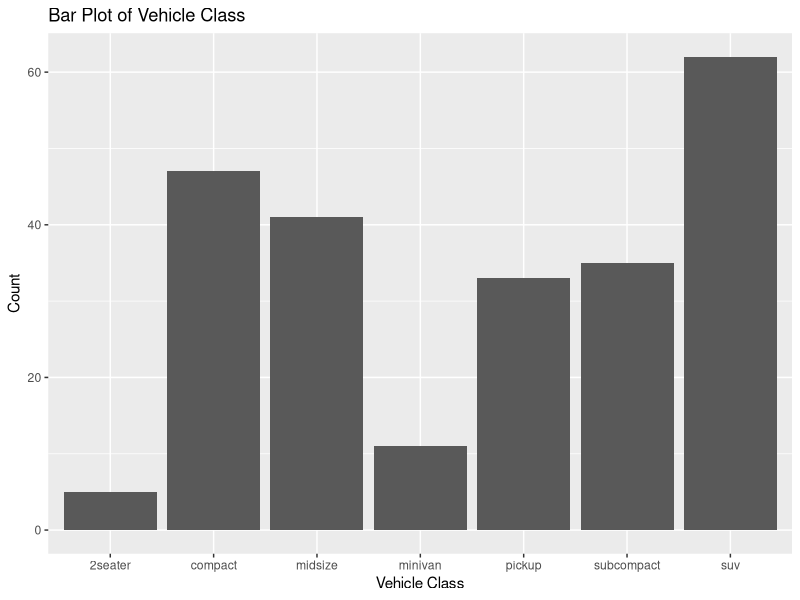
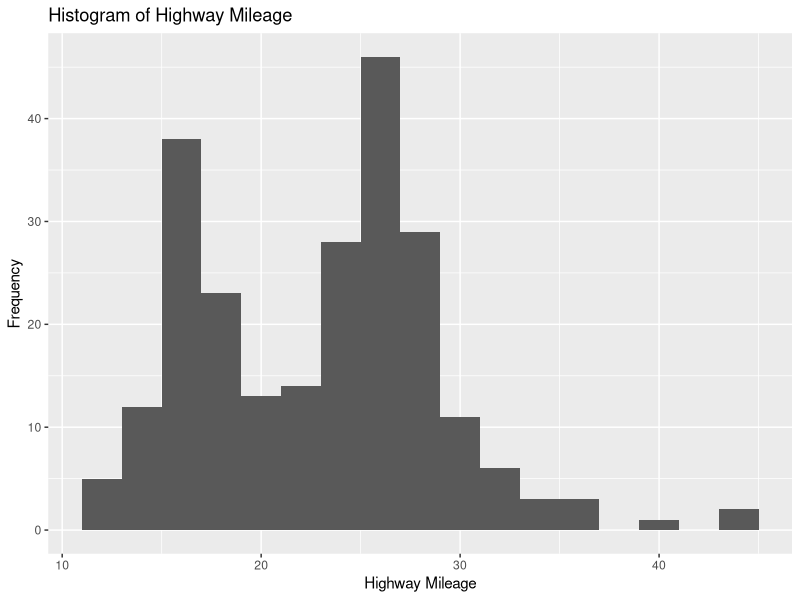
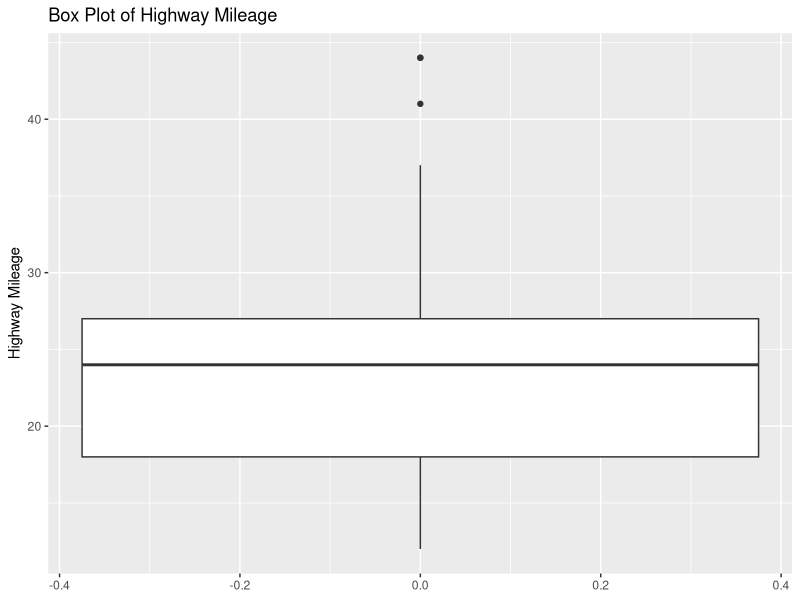
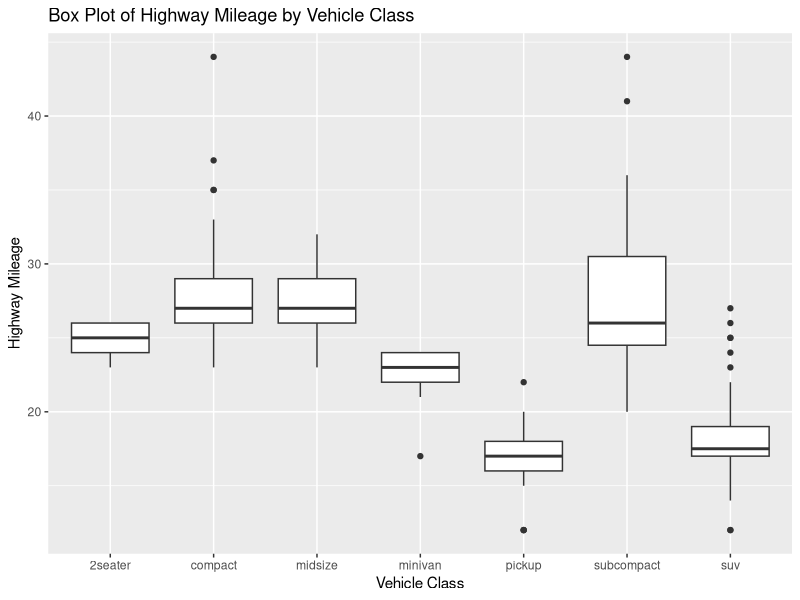
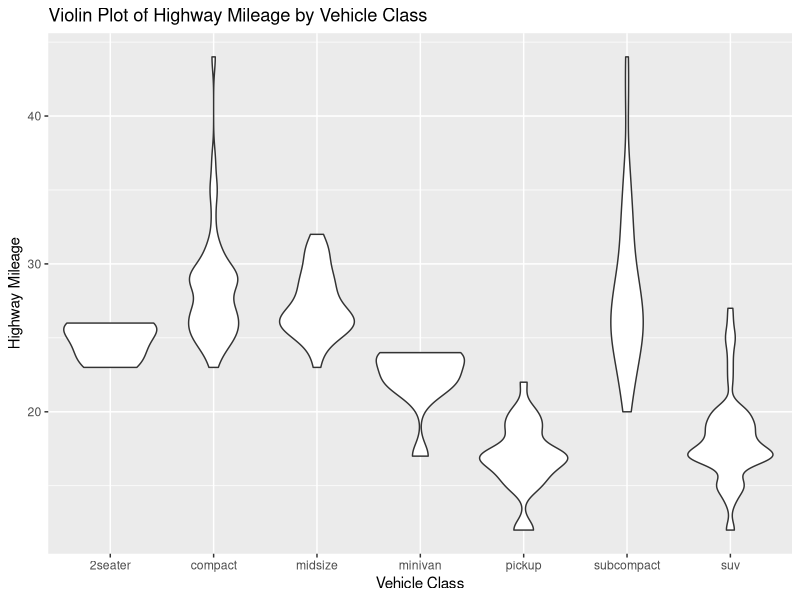
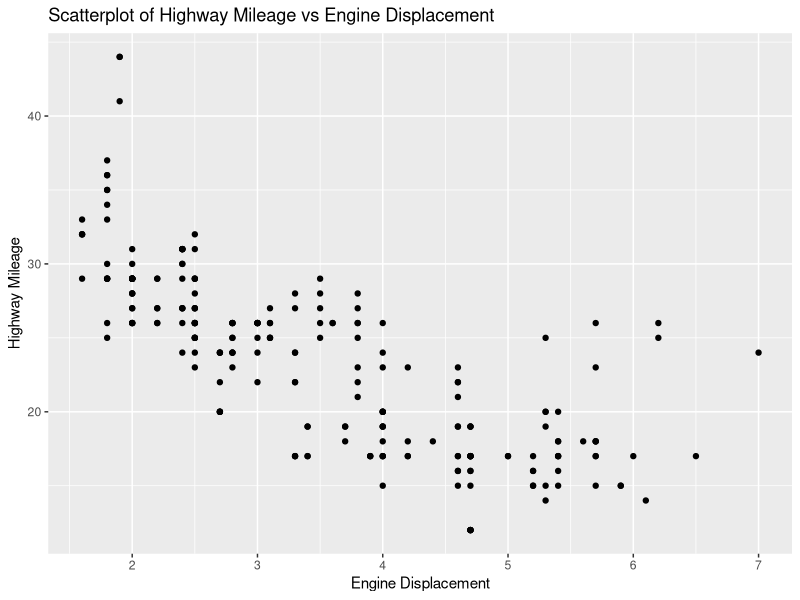

Reproduce these figures in R, in order.
## ---- chunk 1
knitr::opts_chunk$set(
  echo = TRUE,
  message = FALSE,
  warning = FALSE
)

library(ggplot2)
data(mpg)
## ---- chunk 2
ggplot(mpg, aes(x = class)) +
  geom_bar() +
  labs(
    title = "Bar Plot of Vehicle Class",
    x = "Vehicle Class",
    y = "Count"
  )
## ---- chunk 3
ggplot(mpg, aes(x = hwy)) +
  geom_histogram(binwidth = 2) +
  labs(
    title = "Histogram of Highway Mileage",
    x = "Highway Mileage",
    y = "Frequency"
  )
## ---- chunk 4
ggplot(mpg, aes(y = hwy)) +
  geom_boxplot() +
  labs(
    title = "Box Plot of Highway Mileage",
    y = "Highway Mileage"
  )
## ---- chunk 5
ggplot(mpg, aes(x = class, y = hwy)) +
  geom_boxplot() +
  labs(
    title = "Box Plot of Highway Mileage by Vehicle Class",
    x = "Vehicle Class",
    y = "Highway Mileage"
  )
## ---- chunk 6
ggplot(mpg, aes(x = class, y = hwy)) +
  geom_violin() +
  labs(
    title = "Violin Plot of Highway Mileage by Vehicle Class",
    x = "Vehicle Class",
    y = "Highway Mileage"
  )
## ---- chunk 7
ggplot(mpg, aes(x = displ, y = hwy)) +
  geom_point() +
  labs(
    title = "Scatterplot of Highway Mileage vs Engine Displacement",
    x = "Engine Displacement",
    y = "Highway Mileage"
  )
## ---- chunk 8
fit <- lm(hwy ~ class + drv, data = mpg)
summary(fit)
## ---- chunk 9
fit_int <- lm(hwy ~ class * drv, data = mpg)
summary(fit_int)
